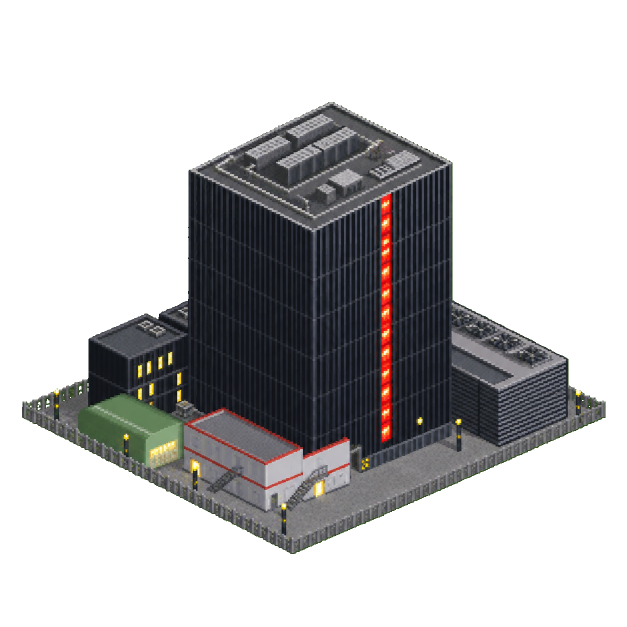
#> input picture mods/newgrf/corporate_infrastructure/originals/openttd_data_centre_transparent.png, 1254 x 1254 px (shown at 1/2 size); its folder holds 7 pictures in this run
$ python make_functional_sprites.py
#> lines starting #> are read from the running program, lines starting #| are printed output that depends on the picture
#!/usr/bin/env python3
"""Build functional airport/industry tiles from the original supplied transparent art.

Every source pixel belongs to exactly one footprint tile. No decorative objects
are required and regenerating the assets never changes the original artwork.
"""
import json
from pathlib import Path
from PIL import Image

ROOT = Path(__file__).resolve().parent.parent
ART = ROOT.parent / 'corporate_infrastructure' / 'originals'
GFX = ROOT / 'gfx'


def tiles(key, filename, feature, start=0):
    source = Image.open(ART / filename).convert('RGBA')
    source = source.crop(source.getchannel('A').point(lambda a: 255 if a > 80 else 0).getbbox())
    metadata = {}
    for zoom in (1, 2):
        tw, th = 64 * zoom, 32 * zoom
        width = 4 * tw
        image = source.resize((width, round(source.height * width / source.width)), Image.Resampling.LANCZOS)
        north_x, north_y = width // 2, image.height - 4 * th
        pieces = {(x, y): Image.new('RGBA', image.size) for y in range(4) for x in range(4)}
        dst = {p: im.load() for p, im in pieces.items()}
        pixels = image.load()
        for py in range(image.height):
            for px in range(width):
                sx = (px + 0.5 - north_x) / (tw / 2)
                sy = (py + 0.5 - north_y) / (th / 2)
                u, v = (sy + sx) / 2, (sy - sx) / 2
                rgba = pixels[px, py]
                if rgba[3] < 40:
                    if not (0 <= v < 4 and 0 <= u < 4):
                        continue
                    rgba = (126, 126, 122, 255)
                owner = (min(3, max(0, int(v // 1))), min(3, max(0, int(u // 1))))
                dst[owner][px, py] = rgba
        for (x, y), piece in pieces.items():
            box = piece.getbbox()
            piece = piece.crop(box)
            name = f'{key}_{x}_{y}_{zoom}x'
            piece.save(GFX / (name + '.png'))
            metadata[name] = [0, 0, piece.width, piece.height,
                              box[0] - (north_x + (y - x) * tw // 2),
                              box[1] - (north_y + (x + y) * th // 2)]
    lines = []
    for y in range(4):
        for x in range(4):
            name = f'{key}_{x}_{y}'
            for zoom in (1, 2):
                args = ', '.join(map(str, metadata[f'{name}_{zoom}x']))
                if zoom == 1:
                    lines.append(f'spriteset({name}_sprite, ZOOM_LEVEL_NORMAL, BIT_DEPTH_32BPP, "gfx/{name}_1x.png") {{ [{args}] }}')
                else:
                    lines.append(f'alternative_sprites({name}_sprite, ZOOM_LEVEL_IN_2X, BIT_DEPTH_32BPP, "gfx/{name}_2x.png") {{ [{args}] }}')
            lines.append(f'spritelayout {name}_layout {{ ground {{ sprite: {name}_sprite(0); }} }}')
            props = 'substitute: 0;'
            if feature == 'FEAT_INDUSTRYTILES':
                props += ' land_shape_flags: 15; accepted_cargos: [[VALU, 8], [GOLD, 8], [DIAM, 8]];'
            lines.append(f'item({feature}, {name}_tile, {start + y * 4 + x}) {{ property {{ {props} }} graphics {{ default: {name}_layout; }} }}')
    lines.append(f'tilelayout {key}_footprint {{')
    if feature == 'FEAT_AIRPORTTILES':
        lines.append('    rotation: DIRECTION_NORTH;')
    for y in range(4):
        for x in range(4):
            lines.append(f'    {x}, {y}: {key}_{x}_{y}_tile;')
    lines.append('}')
    (GFX / f'{key}_tiles.nml').write_text('\n'.join(lines) + '\n')
    return metadata


def drone():
    image = Image.open(ART / 'openttd_cargo_drone_transparent.png').convert('RGBA')
    image = image.crop(image.getchannel('A').point(lambda a: 255 if a > 80 else 0).getbbox())
    lines = ['/* A multirotor can translate in every direction while maintaining a fixed yaw. */']
    for zoom in (1, 2):
        size = (40 * zoom, round(image.height * 40 * zoom / image.width))
        sprite = image.resize(size, Image.Resampling.LANCZOS)
        sprite.save(GFX / f'cargo_drone_{zoom}x.png')
        args = f'0, 0, {size[0]}, {size[1]}, {-size[0] // 2}, {-size[1]}'
        prefix = 'spriteset' if zoom == 1 else 'alternative_sprites'
        level = 'ZOOM_LEVEL_NORMAL' if zoom == 1 else 'ZOOM_LEVEL_IN_2X'
        lines.append(f'{prefix}(cargo_drone_body, {level}, BIT_DEPTH_32BPP, "gfx/cargo_drone_{zoom}x.png") {{')
        lines.extend(f'    [{args}]' for _ in range(8))
        lines.append('}')
    Image.new('RGBA', (1, 1)).save(GFX / 'empty.png')
    lines.append('spriteset(cargo_drone_rotor, ZOOM_LEVEL_NORMAL, BIT_DEPTH_32BPP, "gfx/empty.png") { [0, 0, 1, 1, 0, 0] [0, 0, 1, 1, 0, 0] [0, 0, 1, 1, 0, 0] [0, 0, 1, 1, 0, 0] }')
    (GFX / 'cargo_drone.nml').write_text('\n'.join(lines) + '\n')


def orbital_assets():
    """Use exactly the same Starship sprites in both GRFs. The launch pad itself is written into both GRFs by
    ../tools/make_spaceport_art.py."""
    import re
    import shutil
    source = ROOT.parent / 'starship'
    nml = (source / 'starship.nml').read_text()
    body = nml[nml.index('spriteset(starship_body'):nml.index('item(FEAT_AIRCRAFT, starship,')]
    body = body.replace('starship_', 'orbital_rocket_').replace('gfx/orbital_rocket_idle', 'gfx/starship_idle')
    body = body.replace('gfx/orbital_rocket_lit', 'gfx/starship_lit')
    for name in set(re.findall(r'"gfx/([^"]+)"', body)):
        shutil.copy(source / 'gfx' / name, GFX / name)
    (GFX / 'orbital_rocket.nml').write_text(body)


def distribution_hub():
    """Use the supplied warehouse over a 3x4 rear and four live front bays."""
    image = Image.open(ART / 'openttd_distribution_centre_4x4_transparent.png').convert('RGBA')
    image = image.crop(image.getchannel('A').point(lambda a: 255 if a > 80 else 0).getbbox())
    lines = []
    for zoom in (1, 2):
        width = 256 * zoom
        sprite = image.resize((width, round(image.height * width / image.width)), Image.Resampling.LANCZOS)
        sprite.save(GFX / f'distribution_hub_{zoom}x.png')
        prefix = 'spriteset' if zoom == 1 else 'alternative_sprites'
        level = 'ZOOM_LEVEL_NORMAL' if zoom == 1 else 'ZOOM_LEVEL_IN_2X'
        args = f'0, 0, {sprite.width}, {sprite.height}, {-width // 2}, {128 * zoom - sprite.height}'
        lines.append(f'{prefix}(distribution_hub_sprite, {level}, BIT_DEPTH_32BPP, "gfx/distribution_hub_{zoom}x.png") {{ [{args}] }}')
    lines.extend([
        'spritelayout distribution_hub_layout { ground { sprite: GROUNDSPRITE_CONCRETE; } building { sprite: distribution_hub_sprite(0); xextent: 48; yextent: 64; zextent: 56; } }',
        'spritelayout distribution_hub_ground { ground { sprite: GROUNDSPRITE_CONCRETE; } }',
        'switch(FEAT_OBJECTS, SELF, distribution_hub_object_graphics, relative_pos) { 0: distribution_hub_layout; distribution_hub_ground; }',
        'item(FEAT_OBJECTS, distribution_warehouse, 0) { property { class: "FLHB"; name: string(STR_DISTRIBUTION_WAREHOUSE); climates_available: ALL_CLIMATES; size: [3, 4]; build_cost_multiplier: 4; remove_cost_multiplier: 3; introduction_date: date(2022, 1, 1); end_of_life_date: 0xFFFFFFFF; object_flags: bitmask(OBJ_FLAG_NO_FOUNDATIONS); height: 56; num_views: 1; badges: ["fl_format/2", "fl_id/distribution_warehouse"]; } graphics { default: distribution_hub_object_graphics; purchase: distribution_hub_layout; tile_check: ((extra_callback_info1 & bitmask(0,1,2,3,4)) == 0) ? CB_RESULT_LOCATION_ALLOW : CB_RESULT_LOCATION_DISALLOW; } }',
        'item(FEAT_ROADSTOPS, distribution_centre, 0) { property { class: "FLHB"; classname: string(STR_DISTRIBUTION_CENTRE); name: string(STR_DISTRIBUTION_CENTRE); availability_type: 1; draw_mode: 0; general_flags: bitmask(2,4,5); badges: ["fl_format/2", "fl_id/distribution_centre"]; } graphics { default: distribution_hub_ground; purchase: distribution_hub_layout; } }',
    ])
    (GFX / 'distribution_hub.nml').write_text('\n'.join(lines) + '\n')


if __name__ == '__main__':
    GFX.mkdir(exist_ok=True)
    info = tiles('data_centre', 'openttd_data_centre_transparent.png', 'FEAT_INDUSTRYTILES')
#> in tiles, source is the input picture: PIL image 1254x1254 RGBA; mean R, G, B, A 25.4, 24.8, 25.5, 89.2
#> after the loop in tiles, `for zoom in (1, 2):`:
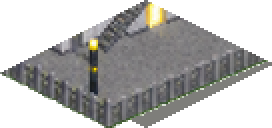
#> piece: PIL image 136x64 RGBA (shown 2 times larger); mean R, G, B, A 62.7, 62.6, 60.9, 134.2; transparent parts drawn white
#> after the loop in tiles, `for zoom in (1, 2):`: metadata = 32 items
#> after the loop in tiles, `for y in range(4):`: lines = 64 items
#> after the loop in tiles, `for y in range(4):`: lines = 81 items
#> info = 32 items
    info.update(tiles('drone_port', 'openttd_drone_port_transparent.png', 'FEAT_AIRPORTTILES'))
#> call 2 of tiles, with key = 'drone_port', filename = 'openttd_drone_port_transparent.png', feature = 'FEAT_AIRPORTTILES', start = 0
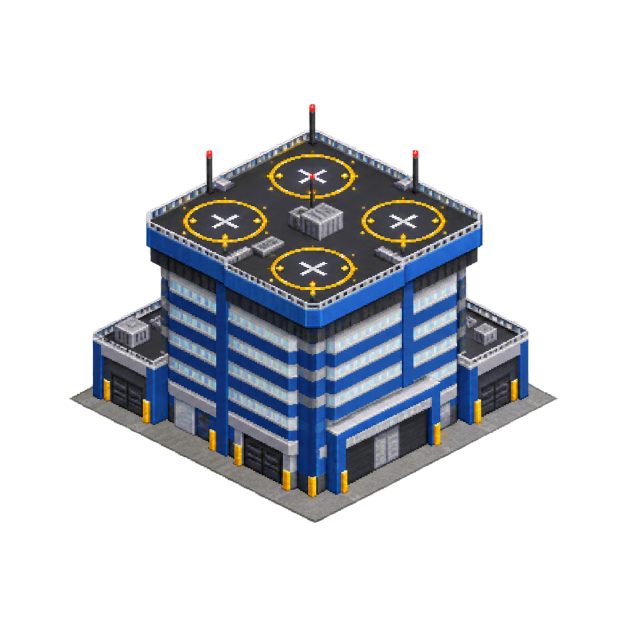
#> input picture mods/newgrf/corporate_infrastructure/originals/openttd_drone_port_transparent.png, 1254 x 1254 px (shown at 1/2 size)
#> in tiles, source is the input picture: PIL image 1254x1254 RGBA; mean R, G, B, A 26.4, 29.3, 34.2, 73.7
#> in tiles (call 2), `source = source.crop(source.getchannel('A').point(lambda a: 255 if a >..`:
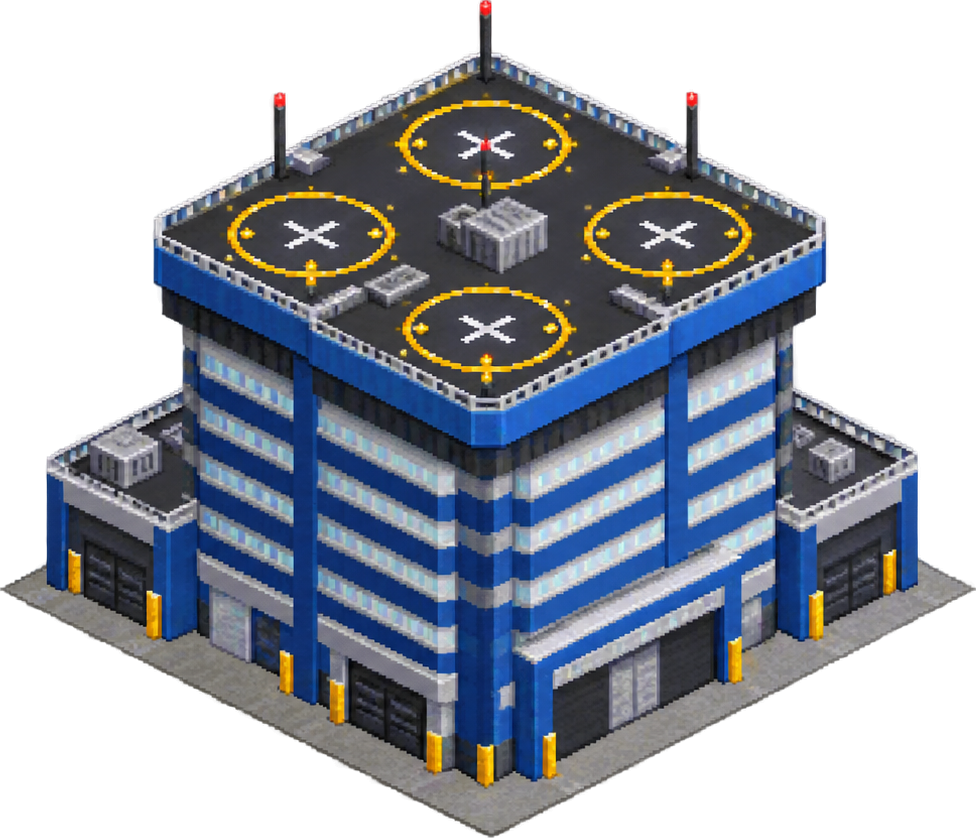
#> source: PIL image 976x838 RGBA; mean R, G, B, A 50.8, 56.3, 65.8, 141.7; transparent parts drawn white
#> the loop in tiles (call 2), `for zoom in (1, 2):` made 2 passes
#> pass 1, in tiles (call 2), `piece.save(GFX / (name + '.png'))`:
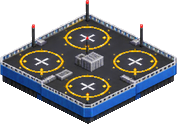
#> saved as drone_port_0_0_1x.png: PIL image 177x124 RGBA; mean R, G, B, A 46.2, 48.3, 51.4, 137.6; transparent parts drawn white
#> after the loop in tiles (call 2), `for zoom in (1, 2):`:
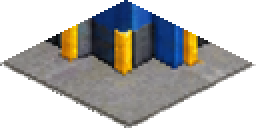
#> piece: PIL image 128x64 RGBA (shown 2 times larger); mean R, G, B, A 57.3, 56.4, 53.9, 126.3; transparent parts drawn white
#> after the loop in tiles (call 2), `for y in range(4):`: lines = 64 items
#> after the loop in tiles (call 2), `for y in range(4):`: lines = 82 items
    drone()
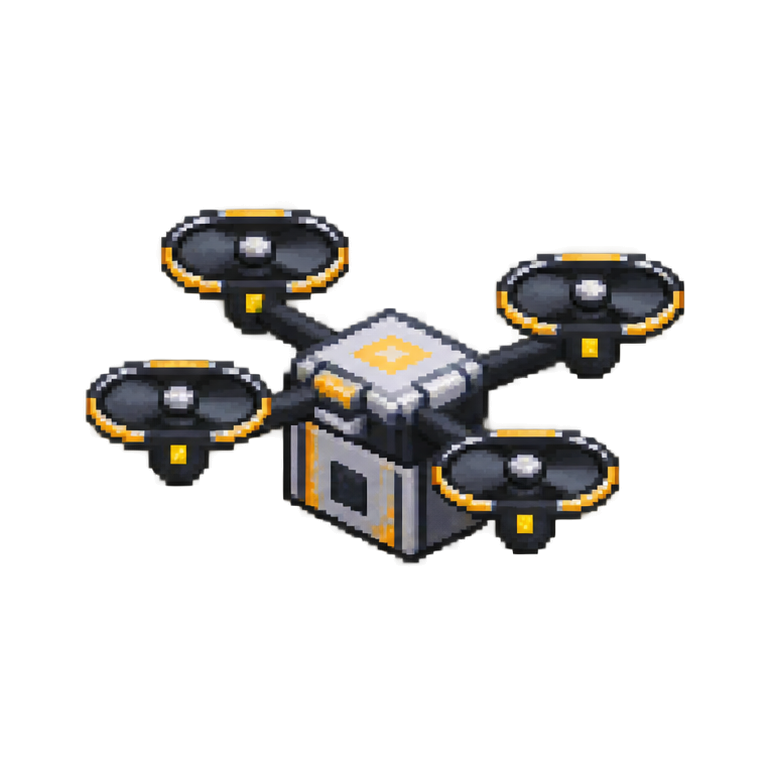
#> input picture mods/newgrf/corporate_infrastructure/originals/openttd_cargo_drone_transparent.png, 768 x 768 px
#> in drone, image is the input picture: PIL image 768x768 RGBA; mean R, G, B, A 17.5, 16.4, 14.9, 46
#> the loop in drone, `for zoom in (1, 2):` made 2 passes
#> pass 2, in drone, `sprite = image.resize(size, Image.Resampling.LANCZOS)`:
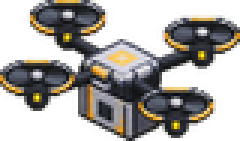
#> sprite: PIL image 80x47 RGBA (shown 3 times larger); mean R, G, B, A 51.7, 48, 43.2, 128.3; transparent parts drawn white
#> after the loop in drone, `for zoom in (1, 2):`: lines = 21 items
#> (the run stopped early here; a loop or call above may not have finished)
